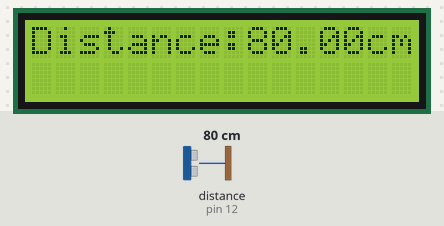
Bench run of a sketch on a simulated Arduino Uno, built with avr-gcc and run on an emulated ATmega328P. On the bench: 16×2 character LCD. Inputs (shaded band) come from the test bench; at power-on: distance to the obstacle (sensor on pin 12) 80 cm. The echo pulse lasts 58.3 µs per cm.

Above: at 1.2 s.
1.3 s: distance to the obstacle (sensor on pin 12) set to 2 cm
At 1.8 s:
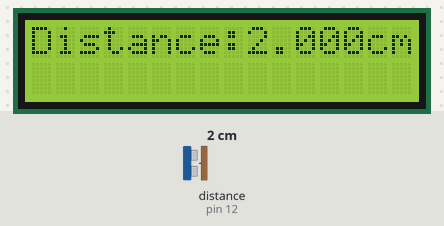
2.9 s: distance to the obstacle (sensor on pin 12) set to 4 cm
At 3.7 s:
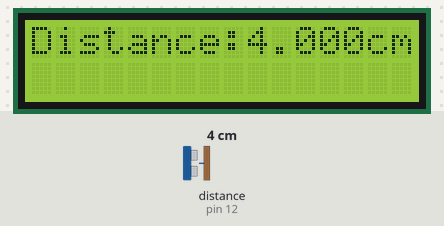
4.4 s: distance to the obstacle (sensor on pin 12) set to 9 cm
At 5.7 s:
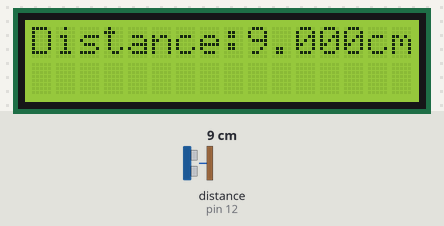
Timing chart, 0 to 7.4 s (numbered marks = the images above; inputs shaded):
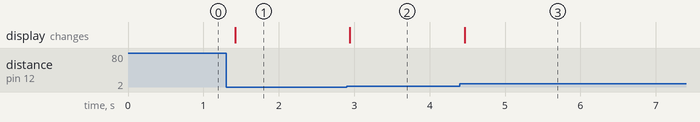

The sketch:

detectorMeter.ino
```cpp
#include <LCD_I2C.h>
#include <HCSR04.h>

LCD_I2C lcd(0x3F, 16, 2);

// LIBRARY
 float distance;
 const byte triggerPin = 13; //OUTPUT
 const byte echoPin = 12;  //INPUT
 UltraSonicDistanceSensor distanceSensor(triggerPin, echoPin);

void setup() {
  Serial.begin(9600);
  lcd.begin();
  lcd.backlight();
}

void loop() {
    lcd.setCursor(0, 0);
    lcd.print("Distance:");
    distance = distanceSensor.measureDistanceCm();
    lcd.setCursor(9, 0);
    lcd.print(distance);
    lcd.setCursor(14, 0);
    lcd.print("cm");
    delay(200);
}
```

Measured:
- after the input at 1.3 s, the display: changes after 0.12 s (image 1)
- after the input at 2.9 s, the display: changes at once (image 2)
- after the input at 4.4 s, the display: changes after 0.06 s (image 3)
